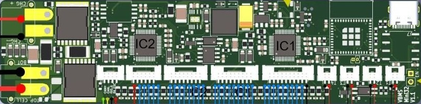
#> input picture qfbms32 ai pcb/_reference/vfbms32_cad_top_reference_rotated.png, 421 x 104 px, shrunk from 813 x 200 before the run, found by its file name
$ python crop_target_boxes.py
#> lines starting #> are read from the running program, lines starting #| are printed output that depends on the picture
import os
from PIL import Image

pcb_dir = r"c:\Users\quinn\Documents\GitHub\Fungineers PCB designs\qfbms32 ai pcb"
cad_img_path = os.path.join(pcb_dir, "_reference", "vfbms32_cad_top_reference_rotated.png")
real_img_path = os.path.join(pcb_dir, "_reference", "vfbms32_real_top_hd.png")
top_3d_path = os.path.join(pcb_dir, "qfbms32_3d_top.png")

cad_im = Image.open(cad_img_path)
#> cad_im is the input picture: PIL image 421x104 RGB; mean R, G, B 109, 124.2, 105.2
real_im = Image.open(real_img_path)
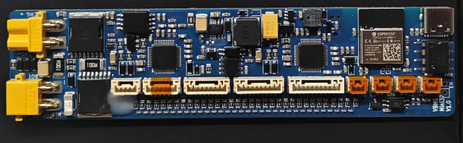
#> input picture qfbms32 ai pcb/_reference/vfbms32_real_top_hd.png, 463 x 143 px, shrunk from 894 x 276 before the run, found by its file name
#> real_im is the input picture: PIL image 463x143 RGBA; mean R, G, B, A 67.7, 66.9, 63.1, 255
top_3d_im = Image.open(top_3d_path)
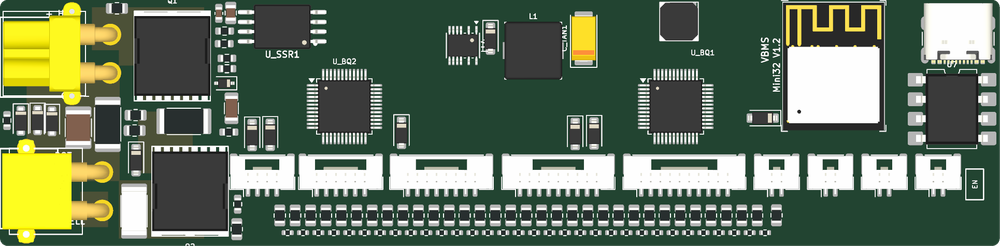
#> input picture qfbms32 ai pcb/qfbms32_3d_top.png, 1000 x 246 px, shrunk from 1930 x 475 before the run, found by its file name
#> top_3d_im is the input picture: PIL image 1000x246 RGBA; mean R, G, B, A 98.8, 114.9, 91.6, 254.7

print(f"CAD size: {cad_im.size}")
#| CAD size: (421, 104)
print(f"Real size: {real_im.size}")
#| Real size: (463, 143)
print(f"3D size: {top_3d_im.size}")
#| 3D size: (1000, 246)

# Board dimensions: 130mm x 32mm
# In CAD and 3D top, let's crop around X in [26..33]mm, Y in [2..20]mm
# Also crop each box individually
boxes = [
    {"name": "c1_box1", "label": "Color 1 Item 1 (X10)", "x": 29.75, "y": 17.20, "w": 1.6, "h": 0.8},
    {"name": "c1_box2", "label": "Color 1 Item 2 (X10)", "x": 29.50, "y": 7.60, "w": 1.6, "h": 0.8},
    {"name": "c1_box3", "label": "Color 1 Item 3 (X10)", "x": 29.20, "y": 4.05, "w": 1.6, "h": 0.8},
    {"name": "c2_box1", "label": "Color 2 Item 1 (474)", "x": 29.50, "y": 8.95, "w": 1.6, "h": 0.8},
]

# Overall region crop (X: 25..35, Y: 1..22)
def crop_box(im, x_mm, y_mm, span_x_mm=3.0, span_y_mm=3.0):
#> called with x_mm = 29.5, y_mm = 11, span_x_mm = 6, span_y_mm = 11
    w, h = im.size
#> w = 421; h = 104
    cx = int((x_mm / 130.0) * w)
#> cx = 95
    cy = int((y_mm / 32.0) * h)
#> cy = 35
    rx = int((span_x_mm / 130.0) * w)
#> rx = 19
    ry = int((span_y_mm / 32.0) * h)
#> ry = 35
    return im.crop((max(0, cx - rx), max(0, cy - ry), min(w, cx + rx), min(h, cy + ry)))
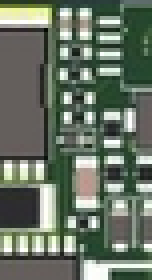
#> returned value: PIL image 38x70 RGB (shown 4 times larger); mean R, G, B 104.5, 115.3, 101.1

# Save overall region
crop_cad_region = crop_box(cad_im, 29.5, 11.0, span_x_mm=6.0, span_y_mm=11.0)
crop_cad_region.save(os.path.join(pcb_dir, "scratch", "cad_region_x29.png"))

crop_real_region = crop_box(real_im, 29.5, 11.0, span_x_mm=6.0, span_y_mm=11.0)
#> call 2 of crop_box, with x_mm = 29.5, y_mm = 11, span_x_mm = 6, span_y_mm = 11
#> in crop_box (call 2), `return im.crop((max(0, cx - rx), max(0, cy - ry), min(w, cx + rx), min..`:
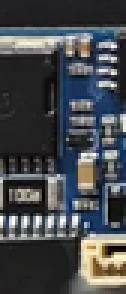
#> returned value: PIL image 42x98 RGBA (shown 3 times larger); mean R, G, B, A 70.9, 74, 77.5, 255
crop_real_region.save(os.path.join(pcb_dir, "scratch", "real_region_x29.png"))

crop_3d_region = crop_box(top_3d_im, 29.5, 11.0, span_x_mm=6.0, span_y_mm=11.0)
#> call 3 of crop_box, with x_mm = 29.5, y_mm = 11, span_x_mm = 6, span_y_mm = 11
#> in crop_box (call 3), `return im.crop((max(0, cx - rx), max(0, cy - ry), min(w, cx + rx), min..`:
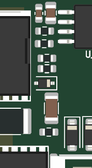
#> returned value: PIL image 92x168 RGBA; mean R, G, B, A 78.6, 92.8, 83.6, 255
crop_3d_region.save(os.path.join(pcb_dir, "scratch", "3d_region_x29.png"))

for b in boxes:
    c_cad = crop_box(cad_im, b["x"], b["y"], 1.5, 1.2)
    c_cad.save(os.path.join(pcb_dir, "scratch", f"{b['name']}_cad.png"))
    c_real = crop_box(real_im, b["x"], b["y"], 1.5, 1.2)
    c_real.save(os.path.join(pcb_dir, "scratch", f"{b['name']}_real.png"))

print("Cropped regions successfully!")
